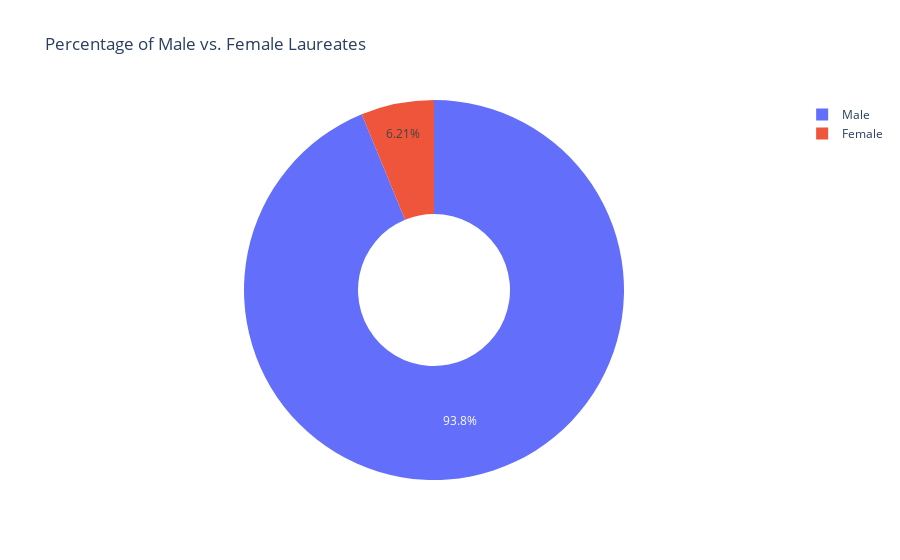

Here is the notebook cell this chart was saved with:
### Markdown cell above
**Challenge**: Create a [donut chart using plotly](https://plotly.com/python/pie-charts/) which shows how many prizes went to men compared to how many prizes went to women. What percentage of all the prizes went to women?

### Code cell
gender_counts = df_data.sex.value_counts()
fig = px.pie(labels = gender_counts.index, values = gender_counts.values,
             title = "Percentage of Male vs. Female Laureates", names = gender_counts.index,hole =0.4)
fig.show()

### Figure 1 — Plotly figure (JSON) as saved in the notebook; plotly's stock layout.template omitted (floating-point values rounded to 4 significant figures)
{"data": [{"domain": {"x": [0, 1], "y": [0, 1]}, "hole": 0.4, "hovertemplate": "label=%{label}<br>value=%{value}<extra></extra>", "labels": ["Male", "Female"], "legendgroup": "", "name": "", "showlegend": true, "type": "pie", "values": [876, 58]}], "layout": {"legend": {"tracegroupgap": 0}, "title": {"text": "Percentage of Male vs. Female Laureates"}}}
